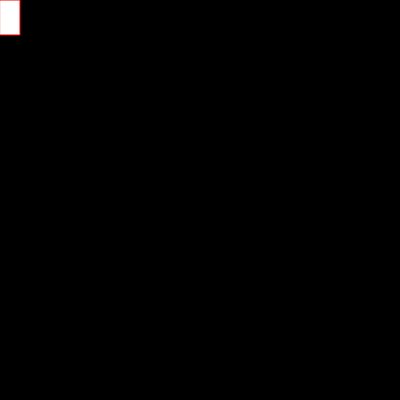
Frame 1 (no input)
Frame 60 (no input): identical to frame 1, image omitted
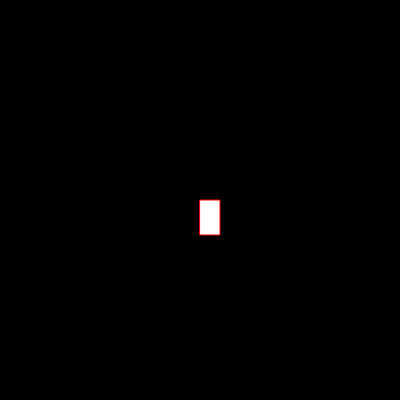
Frame 120 (the mouse pressed at the canvas centre since frame 60)

The p5.js sketch that drew these frames (run headless with seeded random() and noise() and a simulated clock; from frame 60 on, the mouse is pressed at the canvas centre):

// p5.js sketch
// ── sketch.js
function setup() {
  //cria uma tela de 400px de largura por 400px de altura 
  createCanvas(400, 400);
}

function draw() {
  background("black");
  
 stroke("red");
  fill("white");
  if (mouseIsPressed);
  rect(mouseX,mouseY,20,35);
}
